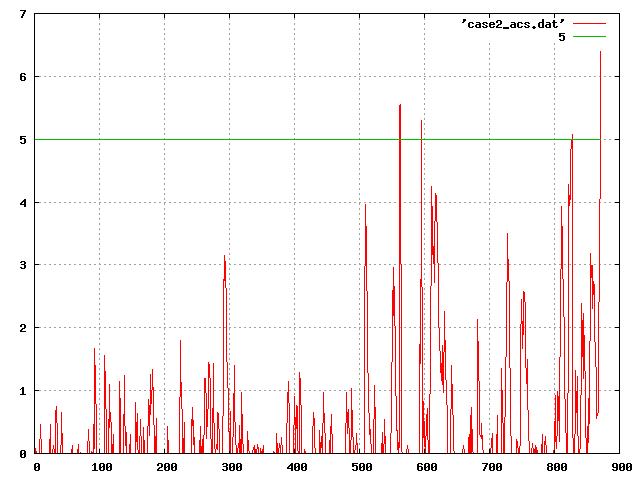

Recreate this plot in gnuplot.
set grid
set terminal png
set output "case2_acs.png"
plot 'case2_acs.dat' w l, 5
